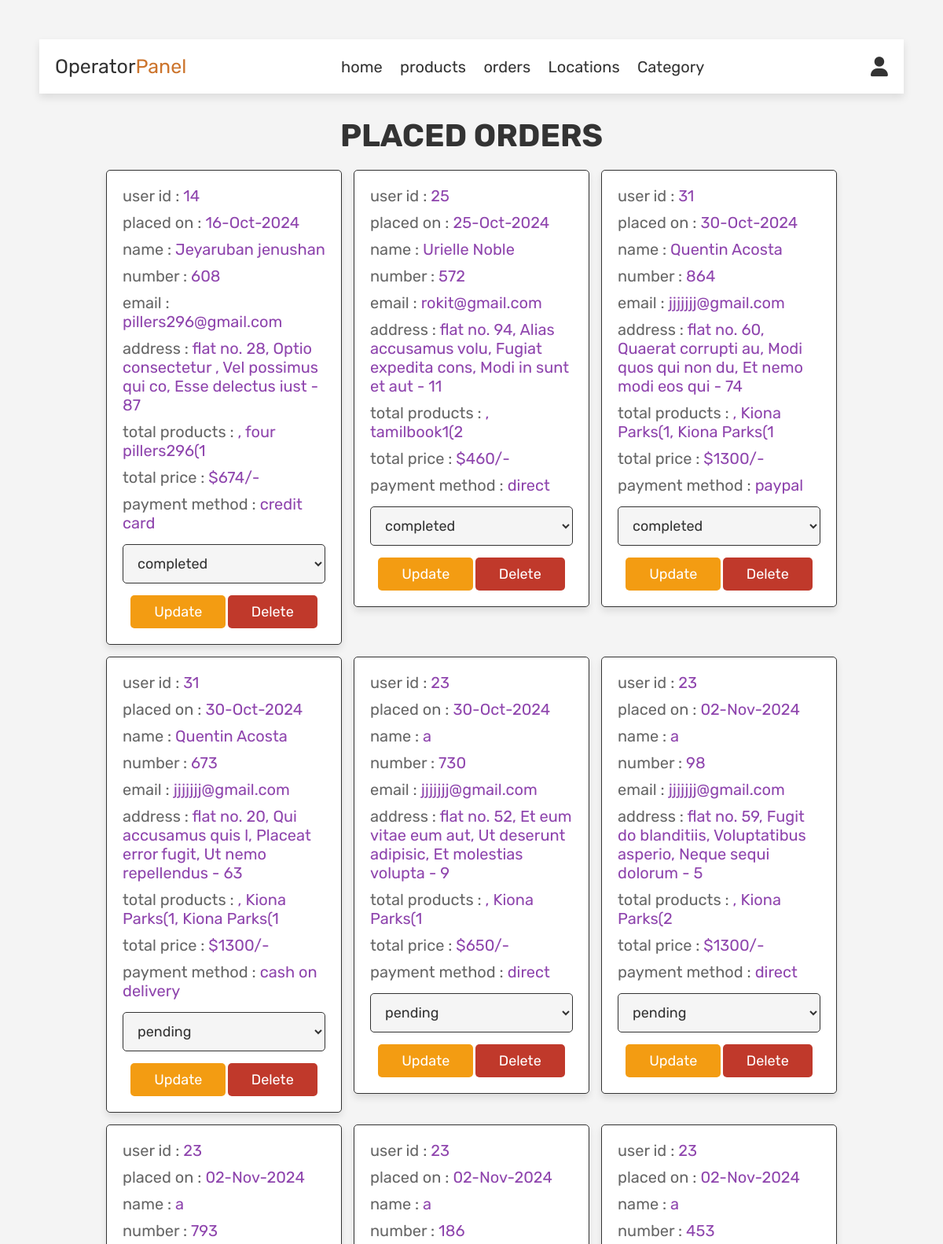
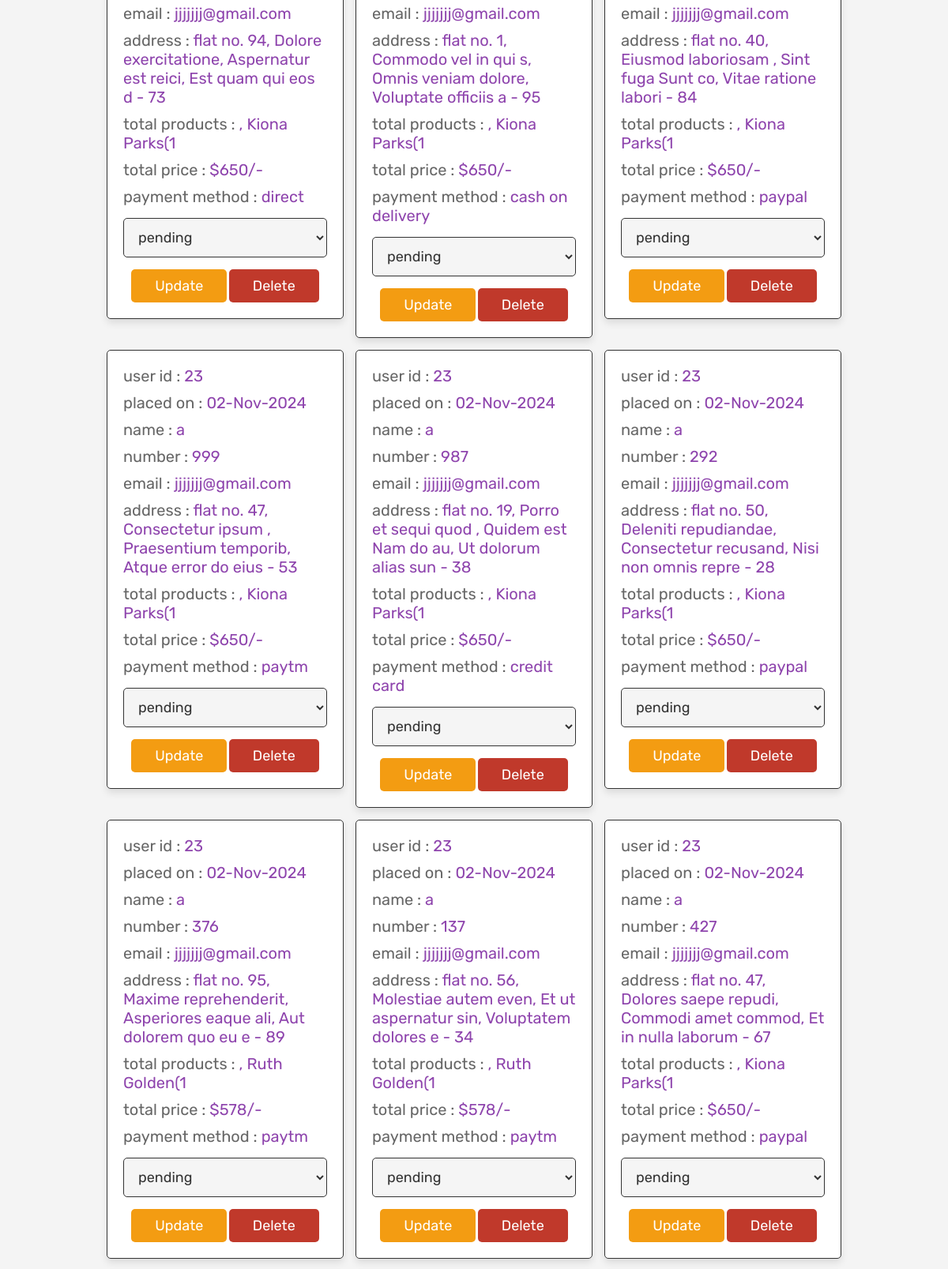
The app's page /operator/operator_order.php (upper part) with its own data (2 pictures, top to bottom).
### tables this page shows
CREATE TABLE `orders` (
  `id` int(11) NOT NULL,
  `user_id` int(11) NOT NULL,
  `name` varchar(100) NOT NULL,
  `number` varchar(100) NOT NULL,
  `email` varchar(100) NOT NULL,
  `method` varchar(50) NOT NULL,
  `address` varchar(100) NOT NULL,
  `total_products` varchar(1000) NOT NULL,
  `total_price` int(100) NOT NULL,
  `placed_on` varchar(50) NOT NULL,
  `payment_status` varchar(100) NOT NULL DEFAULT 'pending'
);

### operator/operator_order.php (the view, shortened to what this page needs)
<?php
require_once '../config.php';
?>
<!DOCTYPE html>
<html lang="en">
<head>
   <link rel="stylesheet" href="https://cdnjs.cloudflare.com/ajax/libs/font-awesome/6.0.0/css/all.min.css">
   <link rel="stylesheet" href="../css/operator_style.css">
</head>
<body>
<?php include 'operator_header.php'; ?>
<section class="orders">
   <h1 class="title">placed orders</h1>
   <div class="box-container">
      <?php
      $select_orders = mysqli_query($conn, "SELECT * FROM `orders`") or die('query failed');
      if(mysqli_num_rows($select_orders) > 0){
         while($fetch_orders = mysqli_fetch_assoc($select_orders)){
      ?>
      <div class="box">
         <p> user id : <span><?php echo $fetch_orders['user_id']; ?></span> </p>
         <p> placed on : <span><?php echo $fetch_orders['placed_on']; ?></span> </p>
         <p> name : <span><?php echo $fetch_orders['name']; ?></span> </p>
         <p> number : <span><?php echo $fetch_orders['number']; ?></span> </p>
         <p> email : <span><?php echo $fetch_orders['email']; ?></span> </p>
         <p> address : <span><?php echo $fetch_orders['address']; ?></span> </p>
         <p> total products : <span><?php echo $fetch_orders['total_products']; ?></span> </p>
         <p> total price : <span>$<?php echo $fetch_orders['total_price']; ?>/-</span> </p>
         <p> payment method : <span><?php echo $fetch_orders['method']; ?></span> </p>
         <form action="" method="post">
            <select name="update_payment">
               <option value="" selected disabled><?php echo $fetch_orders['payment_status']; ?></option>
            </select>
            <input type="submit" value="update" name="update_order" class="option-btn">
            <a href="operator_order.php?delete=<?php echo $fetch_orders['id']; ?>" onclick="return confirm('delete this order?');" class="delete-btn">delete</a>
         </form>
      </div>
      <?php
         }
      }else{
         echo '<p class="empty">no orders placed yet!</p>';
      }
      ?>
   </div>
</section>
</body>
</html>

### css/operator_style.css (style rules this page uses)
:root { --purple:#8e44ad; --red:#c0392b; --orange:#f39c12; --black:#333; --white:#fff; --light-color:#666; --light-white:#ccc; --light-bg:#f5f5f5; --border:.1rem solid var(--black); --box-shadow:0 .5rem 1rem rgba(0,0,0,.1); }
* { font-family: 'Rubik', sans-serif; margin:0; padding:0; box-sizing: border-box; outline: none; border:none; text-decoration: none; transition:all .2s linear; }
html { font-size: 62.5%; overflow-x: hidden; }
body { background-color: var(--light-bg); }
section { padding:3rem 2rem; }
.title { text-align: center; margin-bottom: 2rem; text-transform: uppercase; color:var(--black); font-size: 4rem; }
.btn, .option-btn, .delete-btn, .white-btn { display: inline-block; margin-top: 1rem; padding:1rem 3rem; cursor: pointer; color:var(--white); font-size: 1.8rem; border-radius: .5rem; text-transform: capitalize; }
.option-btn { background-color: var(--orange); }
.delete-btn { background-color: var(--red); }
.orders .box-container { display: grid; grid-template-columns: repeat(auto-fit, 30rem); justify-content: center; gap:1.5rem; max-width: 1200px; margin:0 auto; align-items: flex-start; }
.orders .box-container .box { background-color: var(--white); padding:2rem; border:var(--border); box-shadow: var(--box-shadow); border-radius: .5rem; }
.orders .box-container .box p { padding-bottom: 1rem; font-size: 2rem; color:var(--light-color); }
.orders .box-container .box p span { color:var(--purple); }
.orders .box-container .box form { text-align: center; }
.orders .box-container .box form select { border-radius: .5rem; margin:.5rem 0; width: 100%; background-color: var(--light-bg); border:var(--border); padding:1.2rem 1.4rem; font-size: 1.8rem; color:var(--black); }
body { font-family: Arial, sans-serif; margin: 50px; background-color: #f4f4f4; }

### records on screen
orders: user "14", placed_on "16-Oct-2024", name "Jeyaruban jenushan", number "608", email "pillers296@gmail.com", address "flat no. 28, Optio consectetur , Vel possimus qui co, Esse delectus iust - 87", total_products ", four pillers296(1", total_price "674", method "credit card", update_payment "completed"
orders: user "25", placed_on "25-Oct-2024", name "Urielle Noble", number "572", email "rokit@gmail.com", address "flat no. 94, Alias accusamus volu, Fugiat expedita cons, Modi in sunt et aut - 11", total_products ", tamilbook1(2", total_price "460", method "direct", update_payment "completed"
orders: user "31", placed_on "30-Oct-2024", name "Quentin Acosta", number "864", email "jjjjjjj@gmail.com", address "flat no. 60, Quaerat corrupti au, Modi quos qui non du, Et nemo modi eos qui - 74", total_products ", Kiona Parks(1, Kiona Parks(1", total_price "1300", method "paypal", update_payment "completed"
orders: user "31", placed_on "30-Oct-2024", name "Quentin Acosta", number "673", email "jjjjjjj@gmail.com", address "flat no. 20, Qui accusamus quis l, Placeat error fugit, Ut nemo repellendus - 63", total_products ", Kiona Parks(1, Kiona Parks(1", total_price "1300", method "cash on delivery", update_payment "pending"
orders: user "23", placed_on "30-Oct-2024", name "a", number "730", email "jjjjjjj@gmail.com", address "flat no. 52, Et eum vitae eum aut, Ut deserunt adipisic, Et molestias volupta - 9", total_products ", Kiona Parks(1", total_price "650", method "direct", update_payment "pending"
orders: user "23", placed_on "02-Nov-2024", name "a", number "98", email "jjjjjjj@gmail.com", address "flat no. 59, Fugit do blanditiis, Voluptatibus asperio, Neque sequi dolorum - 5", total_products ", Kiona Parks(2", total_price "1300", method "direct", update_payment "pending"
orders: user "23", placed_on "02-Nov-2024", name "a", number "793", email "jjjjjjj@gmail.com", address "flat no. 94, Dolore exercitatione, Aspernatur est reici, Est quam qui eos d - 73", total_products ", Kiona Parks(1", total_price "650", method "direct", update_payment "pending"
orders: user "23", placed_on "02-Nov-2024", name "a", number "186", email "jjjjjjj@gmail.com", address "flat no. 1, Commodo vel in qui s, Omnis veniam dolore, Voluptate officiis a - 95", total_products ", Kiona Parks(1", total_price "650", method "cash on delivery", update_payment "pending"
orders: user "23", placed_on "02-Nov-2024", name "a", number "453", email "jjjjjjj@gmail.com", address "flat no. 40, Eiusmod laboriosam , Sint fuga Sunt co, Vitae ratione labori - 84", total_products ", Kiona Parks(1", total_price "650", method "paypal", update_payment "pending"
orders: user "23", placed_on "02-Nov-2024", name "a", number "999", email "jjjjjjj@gmail.com", address "flat no. 47, Consectetur ipsum , Praesentium temporib, Atque error do eius - 53", total_products ", Kiona Parks(1", total_price "650", method "paytm", update_payment "pending"
orders: user "23", placed_on "02-Nov-2024", name "a", number "987", email "jjjjjjj@gmail.com", address "flat no. 19, Porro et sequi quod , Quidem est Nam do au, Ut dolorum alias sun - 38", total_products ", Kiona Parks(1", total_price "650", method "credit card", update_payment "pending"
orders: user "23", placed_on "02-Nov-2024", name "a", number "292", email "jjjjjjj@gmail.com", address "flat no. 50, Deleniti repudiandae, Consectetur recusand, Nisi non omnis repre - 28", total_products ", Kiona Parks(1", total_price "650", method "paypal", update_payment "pending"
orders: user "23", placed_on "02-Nov-2024", name "a", number "376", email "jjjjjjj@gmail.com", address "flat no. 95, Maxime reprehenderit, Asperiores eaque ali, Aut dolorem quo eu e - 89", total_products ", Ruth Golden(1", total_price "578", method "paytm", update_payment "pending"
orders: user "23", placed_on "02-Nov-2024", name "a", number "137", email "jjjjjjj@gmail.com", address "flat no. 56, Molestiae autem even, Et ut aspernatur sin, Voluptatem dolores e - 34", total_products ", Ruth Golden(1", total_price "578", method "paytm", update_payment "pending"
orders: user "23", placed_on "02-Nov-2024", name "a", number "427", email "jjjjjjj@gmail.com", address "flat no. 47, Dolores saepe repudi, Commodi amet commod, Et in nulla laborum - 67", total_products ", Kiona Parks(1", total_price "650", method "paypal", update_payment "pending"
